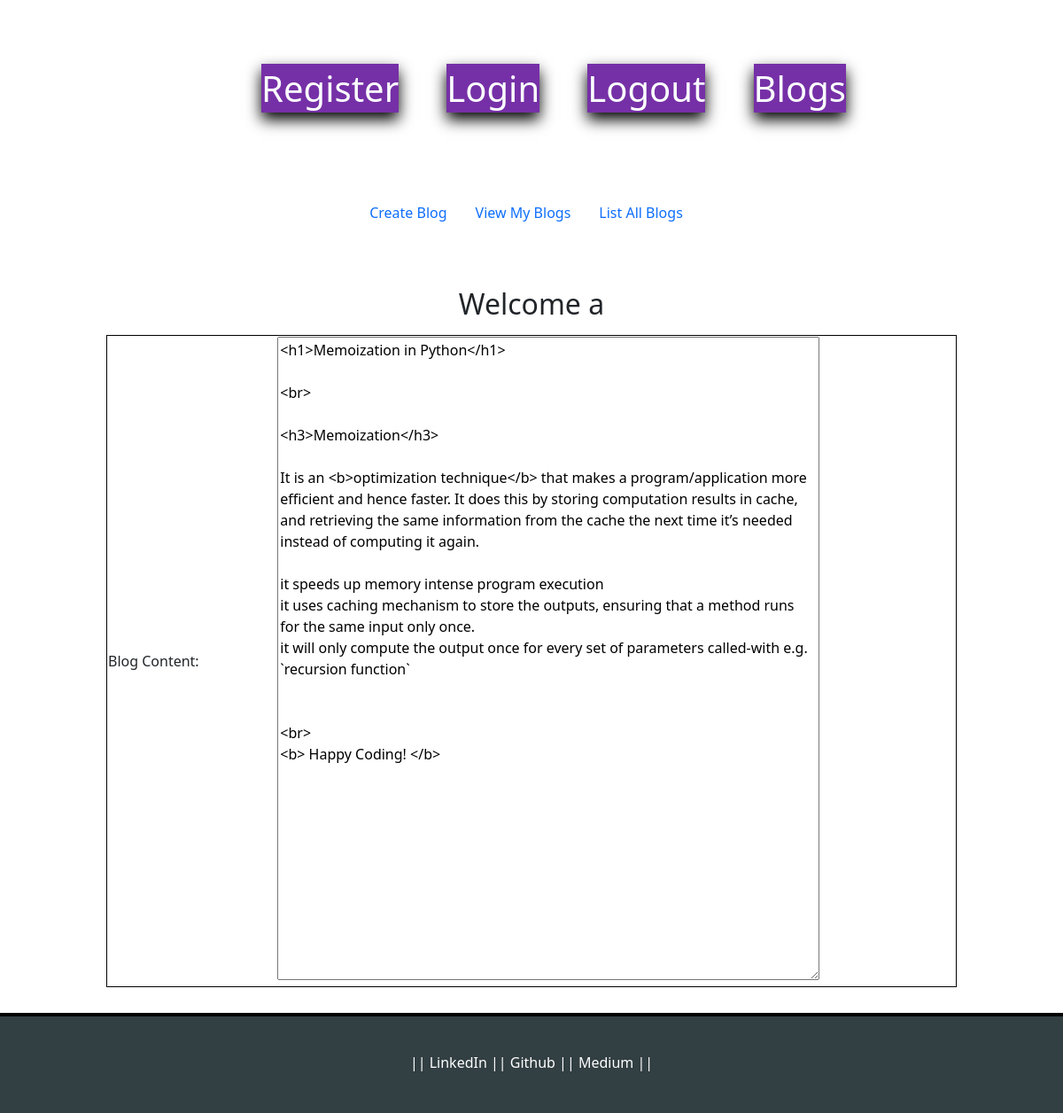
/self_blog_detail/2/Python (signed in), run on the app's committed database.
### project/models/user.py (models this page shows, shortened)
class UserModel(UserMixin, db.Model):
    __tablename__ = 'users'
    id = db.Column(db.Integer, primary_key=True)
    email = db.Column(db.String(100), unique=True)
    username = db.Column(db.String(100))
    password_hash = db.Column(db.String(250))
    registered_on = db.Column(db.DateTime, nullable=False)
    admin = db.Column(db.Boolean, nullable=False, default=False)
    confirmed = db.Column(db.Boolean, nullable=False, default=False)
    confirmed_on = db.Column(db.DateTime, nullable=True)

### project/models/blog.py (models this page shows)
class BlogModel(db.Model):
    id = db.Column(db.Integer, primary_key=True)
    category_id = db.Column(db.Integer, db.ForeignKey('category_master.category_id'), nullable=False)
    blog_user_id = db.Column(db.Integer, db.ForeignKey('users.id'), nullable=False)
    blog_text = db.Column(db.Text, nullable=False)
    blog_creation_date = db.Column(db.DateTime)
    blog_read_count = db.Column(db.Integer, default=0)
    blog_rating_count = db.Column(db.Integer, default=0)

### project/routes/blogs/routes.py (the view, shortened to what this page needs)
@bp.route("/self_blog_detail/<int:blog_model_id>/<string:blog_model_category>", methods=["GET", "POST"])
@login_required
def self_blog_detail(blog_model_id, blog_model_category):
    blog_model = BlogModel.query.get(blog_model_id)
    return render_template("blogs/self_blog_detail.html", blog_text=blog_model.blog_text)

### project/models/user.py (called while the page is built)
@login_manager.user_loader
def load_user(id):
    return UserModel.query.get(int(id))

### project/templates/blogs/self_blog_detail.html (shortened to what this page needs)
{% extends 'base.html' %}
{% block content %}
<center>
    <ul class="nav justify-content-center blog_home_links">
        <li class="nav-item">
            <a class="nav-link active" href="{{ url_for('blogs.create_blog') }}">Create Blog</a>
        </li>
        <li class="nav-item">
            <a class="nav-link" href="{{ url_for('blogs.view_blogs') }}">View My Blogs</a>
        </li>
        <li class="nav-item">
            <a class="nav-link" href="{{ url_for('blogs.list_all_blogs') }}">List All Blogs</a>
        </li>
    </ul>
    <br>
    <h2>Welcome {{ current_user.username }}</h2>
    <form action="" method="POST">
        <p>
            <table style="border: 1px solid black; border-radius: 10px; padding: 3%; width: 80%;">
                <tr>
                    <td style="width: 20%;">
                        Blog Content:
                    </td>
                    <td>
                        <textarea rows="30" style="width: 80%;" name="blog_text">{{ blog_text }}</textarea>
                    </td>
                </tr>
            </table>
            <br>
            <p>
            </p>
        </p>
    </form>
</center>
{% endblock %}

### project/static/css/styles.css (style rules this page uses)
html { font-family: system-ui, -apple-system, BlinkMacSystemFont, 'Segoe UI', Ubuntu, sans-serif; }
*, *::after, *::before { box-sizing: inherit; }
body { box-sizing: border-box; margin: 0; padding-top: 70px; }
table, tr { border: 1px solid black; border-radius: 12px; border-collapse: collapse; }
.blog_home_links { display: flex; flex-direction: row; margin-right: 12px; padding: 40px 0; margin-top: 50px; align-items: flex-start; }

### data on the page
UserModel: username "a"
BlogModel: blog_text "<h1>Memoization in Python</h1> <br> <h3>Memoization</h3> It is an <b>optimization technique</b> that makes a program/application more efficient and hence faster. It does this by storing computation results in cache, and retrieving the same information from the cache the next time it’s needed instead of computing it again. it speeds up memory intense program execution it uses caching mechanism to store the outputs, ensuring that a method runs for the same input only once. it will only compute the output once for every set of parameters called-with e.g. `recursion function` <br> <b> Happy Coding! </b>"
